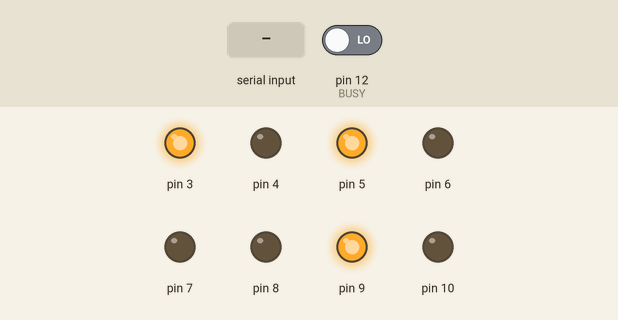
A sketch run on a simulated Arduino Uno, built with avr-gcc and run on an emulated ATmega328P. Parts: output pins drawn as LEDs (lit = HIGH). The inputs (shaded band) are chosen by the test bench; at power-on: pin 12 (BUSY) LOW. Pins used as bus, display or sensor lines are not drawn.

Above: at 2.2 s.
2.3 s: "1" received over Serial
At 3.5 s:
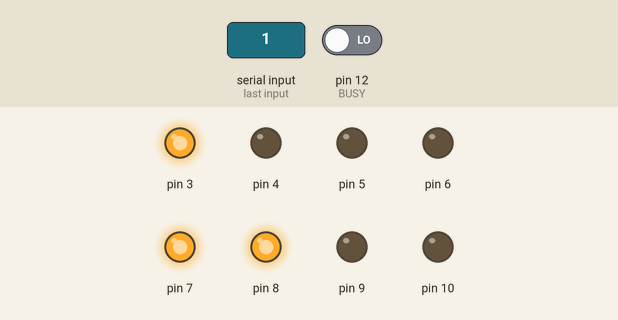
3.8 s: "0" received over Serial
At 4.7 s:
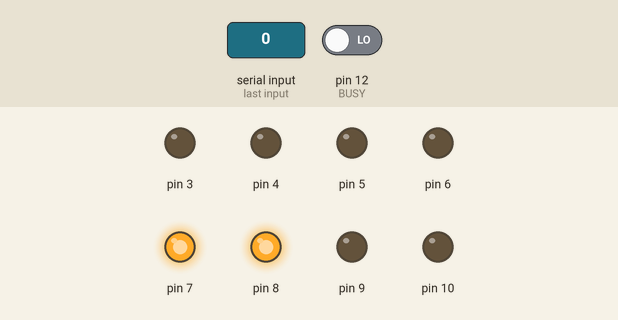
5.3 s: "2" received over Serial
At 5.8 s:
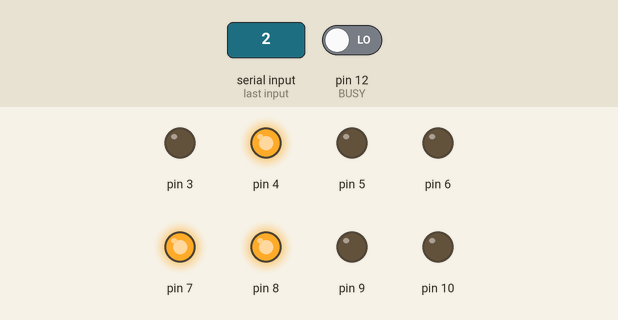
Timing chart, 0 to 8.3 s (numbered marks = the images above; inputs shaded):
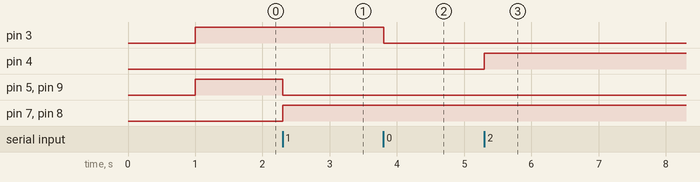

The sketch:

USB-Centronics.ino
```cpp
/*
This sketch translates the serial input to parallel output.

It can be used to print on a parallel printer using the default Generic / Text-only driver
in Windows if you don't have a parallel port.

The escape sequence for Start and End of print is <1B>E (for HP printers)

To use the default USB-serial connection you need to add a 10uF capacitor between the reset
line and ground.
*/

#define STROBE_WAIT 1 // 1ms strobe
#define SERIAL_BAUD 9600

// pin mappings
#define STROBE 2
#define ACK 11
#define BUSY 12

byte incomingByte = 0;   // for incoming serial data
byte pin[8];

// Set fonts routine (not used)
/*
byte setFont[] = {
  0x1B, 0x28, 0x31, 0x30, 0x55,
  0x1B, 0x28, 0x73, 0x31, 0x50,
  0x1B, 0x28, 0x73, 0x0A, 0x48,
  0x1B, 0x28, 0x73, 0x0C, 0x56,
  0x1B, 0x28, 0x73, 0x30, 0x53,
  0x1B, 0x28, 0x73, 0x30, 0x42,
  0x1B, 0x28, 0x73, 0x35, 0x32, 0x54
  }
*/

void setup()
{
  Serial.begin(SERIAL_BAUD);

  pinMode(STROBE, OUTPUT);      // is active LOW
  digitalWrite(STROBE, HIGH);   // set HIGH
   /*pinMode(ACK, INPUT);*/    // ACK not used
  pinMode(BUSY, INPUT);

  pin[0] = 3;
  pin[1] = 4;
  pin[2] = 5;
  pin[3] = 6;
  pin[4] = 7;
  pin[5] = 8;
  pin[6] = 9;
  pin[7] = 10;

  for (uint8_t i = 0; i < 8; i++)
  {
    pinMode(pin[i], OUTPUT);
  }

  delay(1000);

  resetPrinter();
}

void loop()
{
  if (Serial.available() > 0)
  {
    // read the incoming byte
    incomingByte = Serial.read();

    // send to printer
    printByte(incomingByte);
  }
}

void printLine(char string[])
{
  for(int i = 0; i < strlen(string); i++)
  {
    printByte(string[i]);
  }

  printByte(0xA); // new line
  printByte(0xD); // carriage return
}

void printByte(byte inByte)
{
  // wait for BUSY line to go low
  while(digitalRead(BUSY) == HIGH);

  for (uint8_t i = 0; i < 8; i++)
  {
    digitalWrite(pin[i], bitRead(inByte, i));    // direct port access will be faster
  }

  digitalWrite(STROBE, LOW);       // strobe STROBE to input data bits
  delayMicroseconds(STROBE_WAIT);
  digitalWrite(STROBE, HIGH);

  // wait for BUSY line to go low
  while(digitalRead(BUSY) == HIGH);
}

void resetPrinter()
{
  printByte(0x1B); // reset printer
  printByte('E');
}
```

Measured:
- after the input at 2.3 s, pin 5, pin 9: HIGH → LOW at once; pin 7, pin 8: LOW → HIGH at once
- after the input at 3.8 s, pin 3: HIGH → LOW at once
- after the input at 5.3 s, pin 4: LOW → HIGH at once
